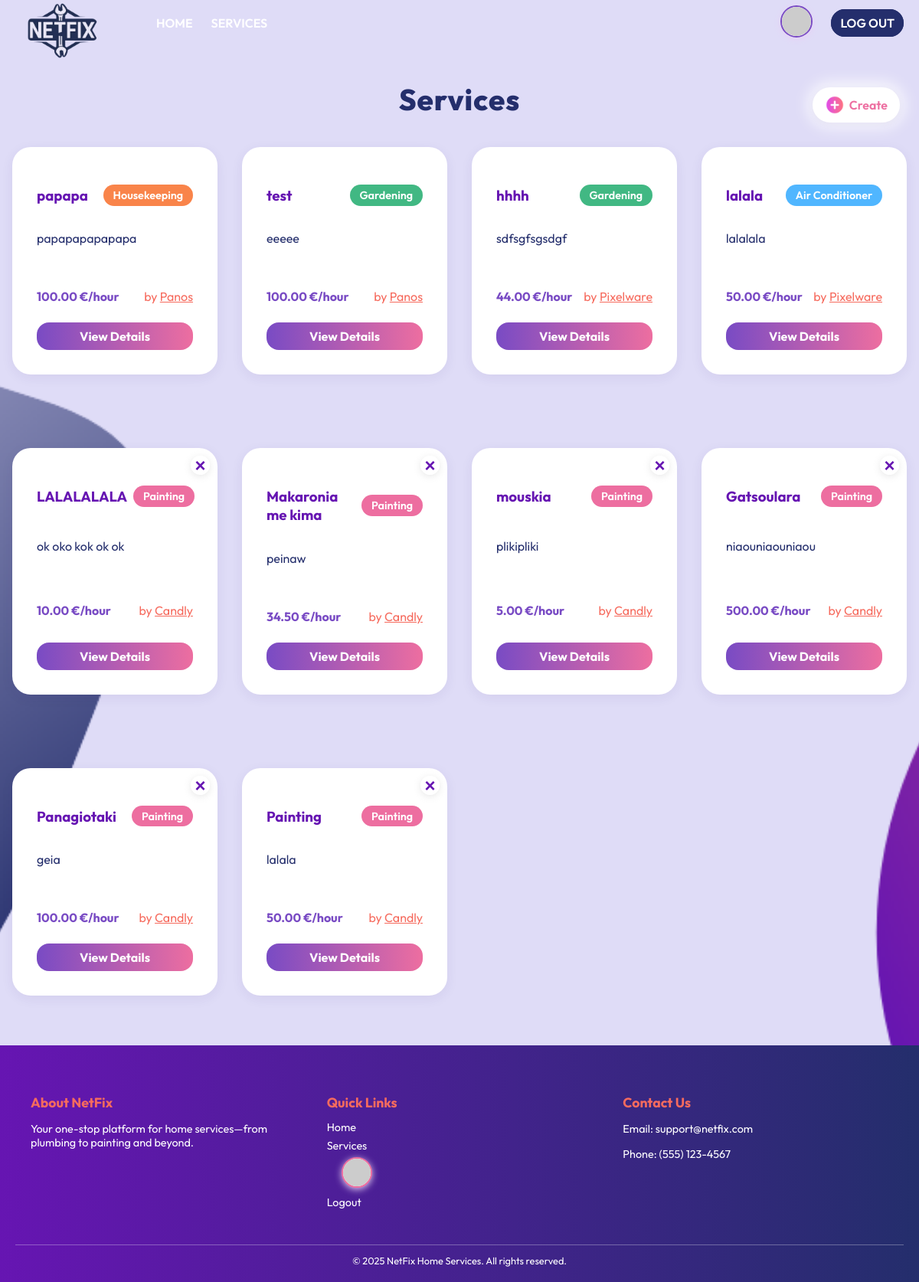
The page /services/ (signed in) on the database as committed earlier.
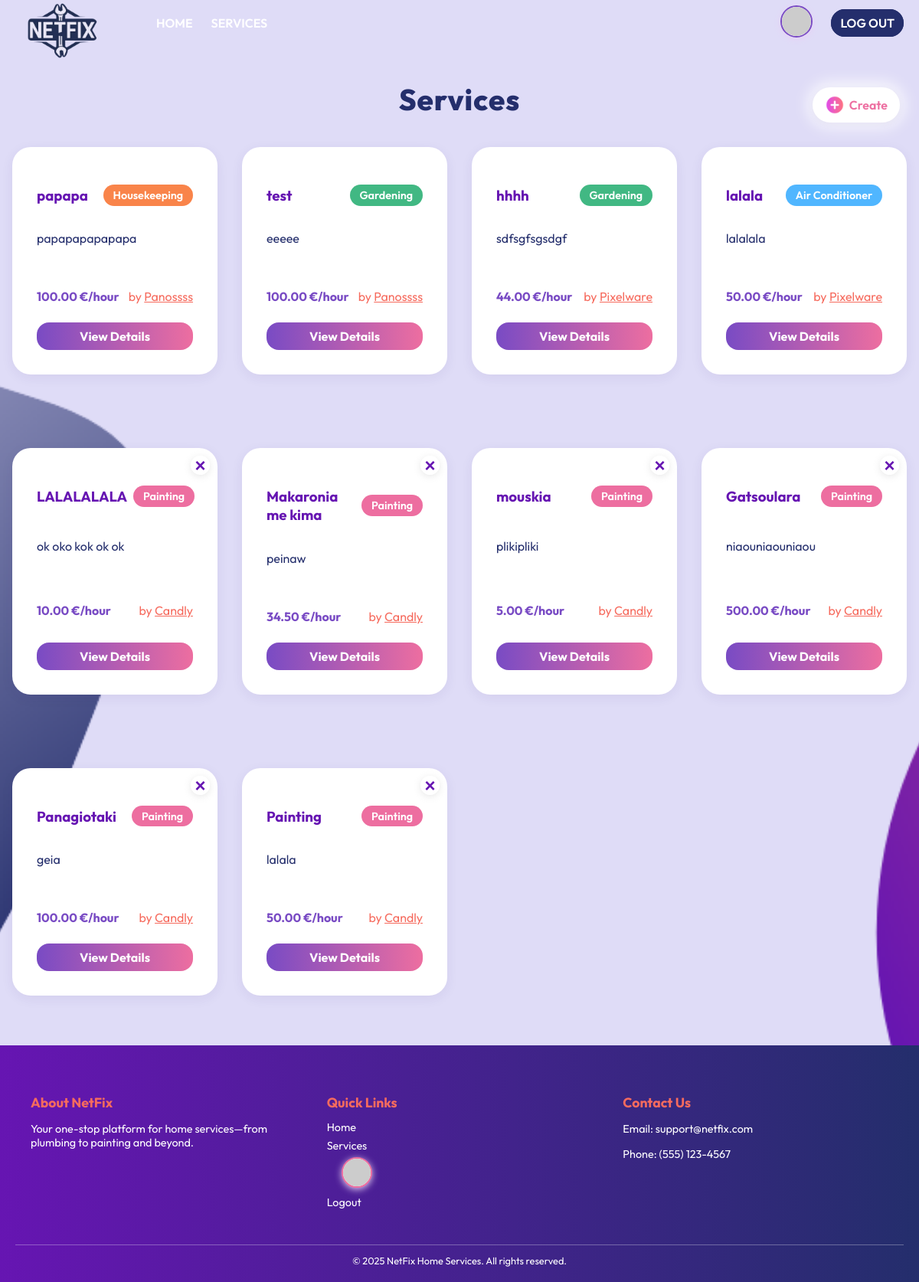
The same page on the database as committed later.
### services/models.py (models this page shows, shortened)
class Service(models.Model):
    FIELD_CHOICES = (
        ('Air Conditioner', 'Air Conditioner'),
        ('Carpentry', 'Carpentry'),
        ('Electricity', 'Electricity'),
        ('Gardening', 'Gardening'),
        ('Home Machines', 'Home Machines'),
        ('Housekeeping', 'Housekeeping'),  # Fixed spelling!
        ('Interior Design', 'Interior Design'),
        ('Locks', 'Locks'),
        ('Painting', 'Painting'),
        ('Plumbing', 'Plumbing'),
        ('Water Heaters', 'Water Heaters'),
    )
    company = models.ForeignKey(Company, on_delete=models.CASCADE)
    name = models.CharField(max_length=40)
    description = models.TextField()
    price_per_hour = models.DecimalField(decimal_places=2, max_digits=7)
    rating = models.IntegerField(
        validators=[MinValueValidator(0), MaxValueValidator(5)],
        default=0
    )
    field = models.CharField(max_length=30, choices=FIELD_CHOICES)
    date_created = models.DateTimeField(auto_now_add=True)

### users/models.py (models this page shows, shortened)
class Company(models.Model):
    FIELD_CHOICES = [
        ("Air Conditioner", "Air Conditioner"),
        ("All in One",      "All in One"),
        ("Carpentry",       "Carpentry"),
        ("Electricity",     "Electricity"),
        ("Gardening",       "Gardening"),
        ("Home Machines",   "Home Machines"),
        ("Housekeeping",    "Housekeeping"),
        ("Interior Design", "Interior Design"),
        ("Locks",           "Locks"),
        ("Painting",        "Painting"),
        ("Plumbing",        "Plumbing"),
        ("Water Heaters",   "Water Heaters"),
    ]
    user = models.OneToOneField(
        User,
        on_delete=models.CASCADE,
        primary_key=True,
        related_name="company_profile"
    )
    field_of_work = models.CharField(
        max_length=30,
        choices=FIELD_CHOICES,
        default="All in One",
    )
    rating = models.IntegerField(
        validators=[MinValueValidator(0), MaxValueValidator(5)],
        default=0,
    )
    avatar_index = models.CharField(
        max_length=2,
        default='1',
        choices=[(str(i), f"Avatar {i}") for i in "123456789ABCDEFGHIJK"]
    )

class User(AbstractUser):
    is_company = models.BooleanField(default=False)
    is_customer = models.BooleanField(default=False)
    email = models.CharField(max_length=100, unique=True)

### services/views.py (the view)
# urls.py: path('', v.service_list, name='service_list'),
def service_list(request):
    services = Service.objects.all().order_by("-date_created")
    return render(request, 'services/list.html', {'services': services})

### services/templates/services/list.html (shortened to what this page needs)
{% extends 'main/base.html' %}
{% load static %}
{% block content %}
    <div class="services_header_grid">
        <h2 class="title">Services</h2>
        {% if user.is_company %}
            <a class="create_service" href="/services/create">
                <img src="{% static 'images/create.png' %}" alt="Create" class="create-icon"/>
                Create
            </a>
        {% endif %}
    </div>
    <div class="services_grid">
        {% if services %}
            {% for service in services %}
                <div class="service_card">
                    <div class="service_card_top">
                        <h3><a href="/services/{{ service.id }}">{{ service.name }}</a></h3>
                        <span class="service_field field-{{ service.field|slugify }}">{{ service.field }}</span>
                    </div>
                    <p class="service_desc">{{ service.description|truncatechars:100 }}</p>
                    <div class="service_card_bottom">
                        <span class="service_price">{{ service.price_per_hour }} €/hour</span>
                        <span class="service_company">by <a
                                href="/company/{{ service.company.user }}">{{ service.company.user }}</a></span>
                    </div>
                    <a href="/services/{{ service.id }}/" class="service_details_btn">View Details</a>
                    {% if user.is_authenticated and user.is_company and service.company.user == user %}
                        <form action="{% url 'services:delete_service' service.id %}" method="post" class="delete-form">
                            <button type="button" class="delete-x-btn" data-service-id="{{ service.id }}" title="Delete Service">
                                &times;
                            </button>
                        </form>
                    {% endif %}
                </div>
            {% endfor %}
        {% else %}
            <h2>Sorry, no services available yet.</h2>
        {% endif %}
    </div>
{% endblock %}

Rows that differ between the two databases and show on the page:
changed through a linked row, Service "papapa": company.user "Panos" → "Panossss"
changed through a linked row, Service "test": company.user "Panos" → "Panossss"
